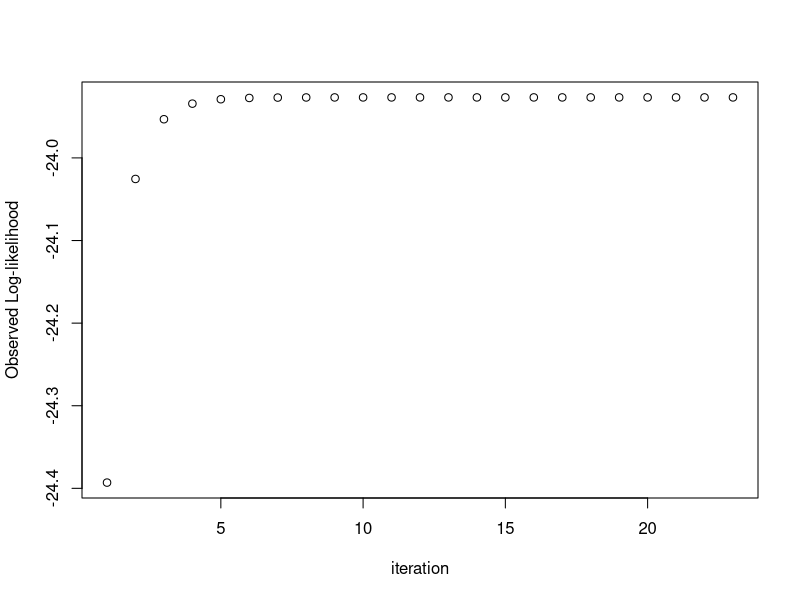
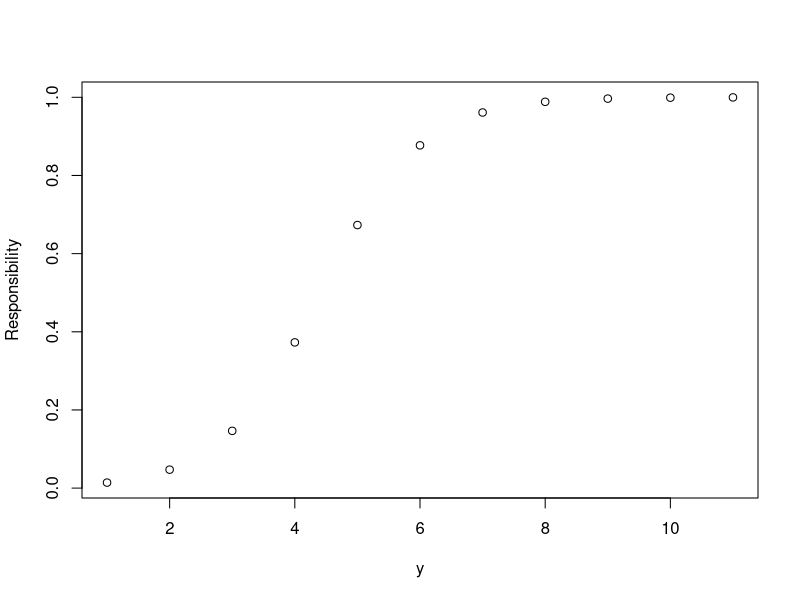
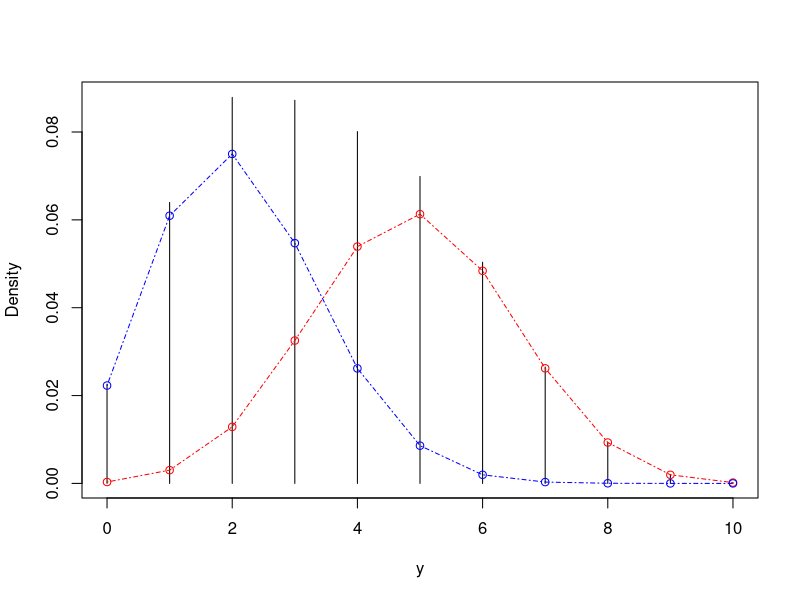

Write the R code that produced these figures, in order.
# generate random sample 

obs = 12
trial = 10
th.true.1 = 0.2
th.true.2 = 0.5

# from uniform random -> generate 1 and 0
z = floor(runif(12, min = 0, max = 1) / 0.5)

y1 = rbinom(n=obs, size=trial, prob=th.true.1)
y2 = rbinom(n=obs, size=trial, prob=th.true.2)

y = (z * y1) + ( ((z+1) %% 2) * y2)

# compute MLE from known label Z
sum(z * y)/sum(10 * z)
sum((1 - z) * y)/sum(10 * (1 - z))


# suppose we don't know label Z
# run EM algorithm

th1.old <- sample(y, 1) / trial
th2.old <- sample(y, 1) / trial

th1.old
th2.old

ll <- list()

for(i in 1:500L) {
  
  ## E-step
  p1 <- 0.5 * dbinom(y, size=10, prob=th1.old)
  p2 <- 0.5 * dbinom(y, size=10, prob=th2.old)
  h <- p1 / (p1+ p2)
  
  ## M-step
  th1.new <- sum(h*y) / sum(10*h)
  th2.new <- sum((1-h)*y) / sum(10*(1-h))
  
  ll[i] = sum(log(p1 + p2))
  
  ## Stop condition
  if( abs(th1.new-th1.old) + abs(th2.new-th2.old) < 1e-7) break
  th1.old <- th1.new
  th2.old <- th2.new
}

list(par=c(th1.new, th2.new), h=h, iter=i)
plot(1:i, ll[1:i], xlab="iteration", ylab="Observed Log-likelihood")

b1 = dbinom(0:10, size=10, prob=th1.new)
b2 = dbinom(0:10, size=10, prob=th2.new)
h = b1 / (b1+b2)
plot(h, xlab="y", ylab="Responsibility")

pdf1 = 0.5 * dbinom(0:10, size=10, prob=th1.new)
pdf2 = 0.5 * dbinom(0:10, size=10, prob=th2.new)

plot(0:10, 0.5*pdf1 + 0.5*pdf2, type="h", xlab="y", ylab="Density")
lines(0:10, 0.5*pdf1, type="o", lty=22, col="red")
lines(0:10, 0.5*pdf2, type="o", lty=22, col="blue")
